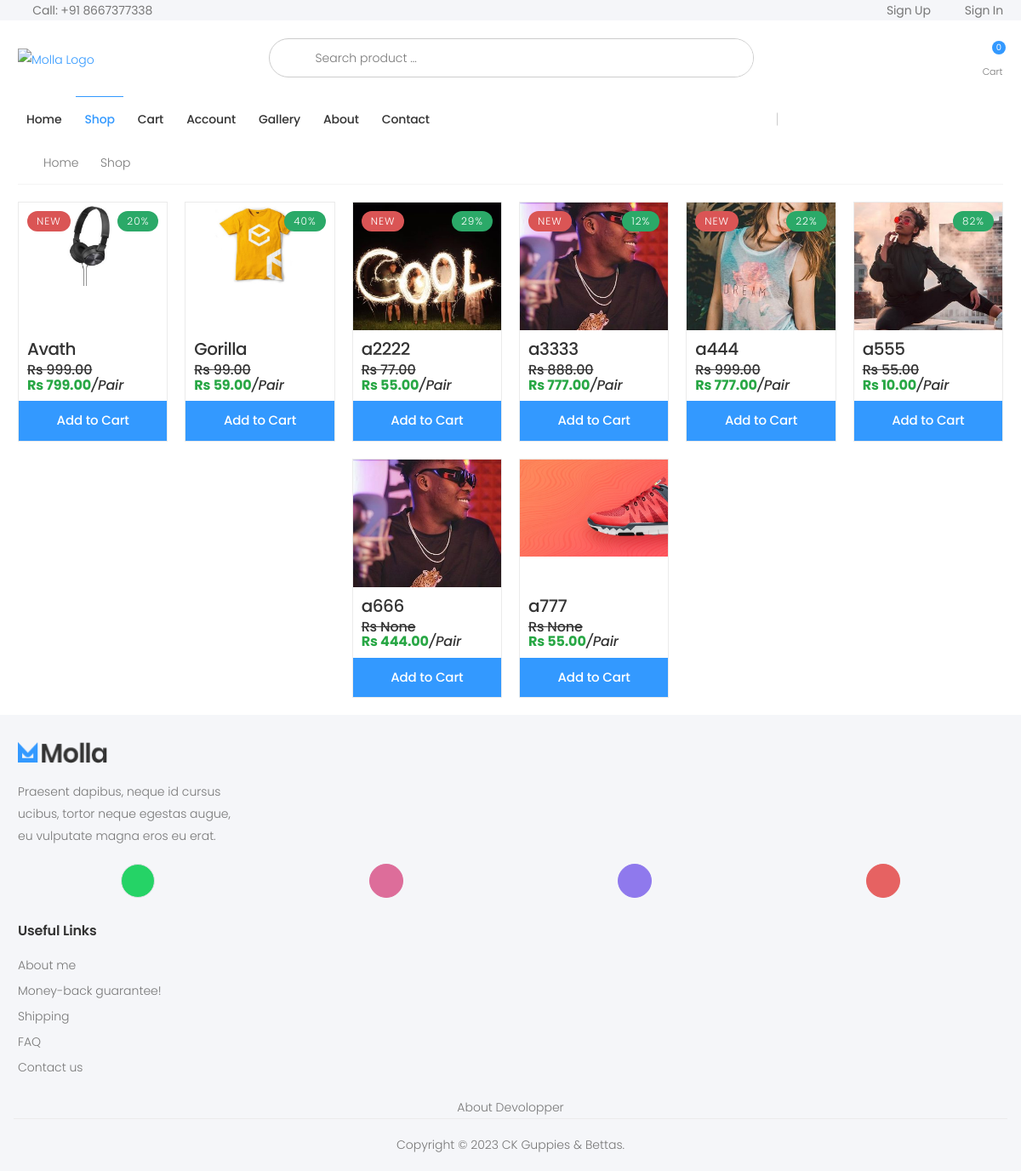
The app's page /shop/, older data.
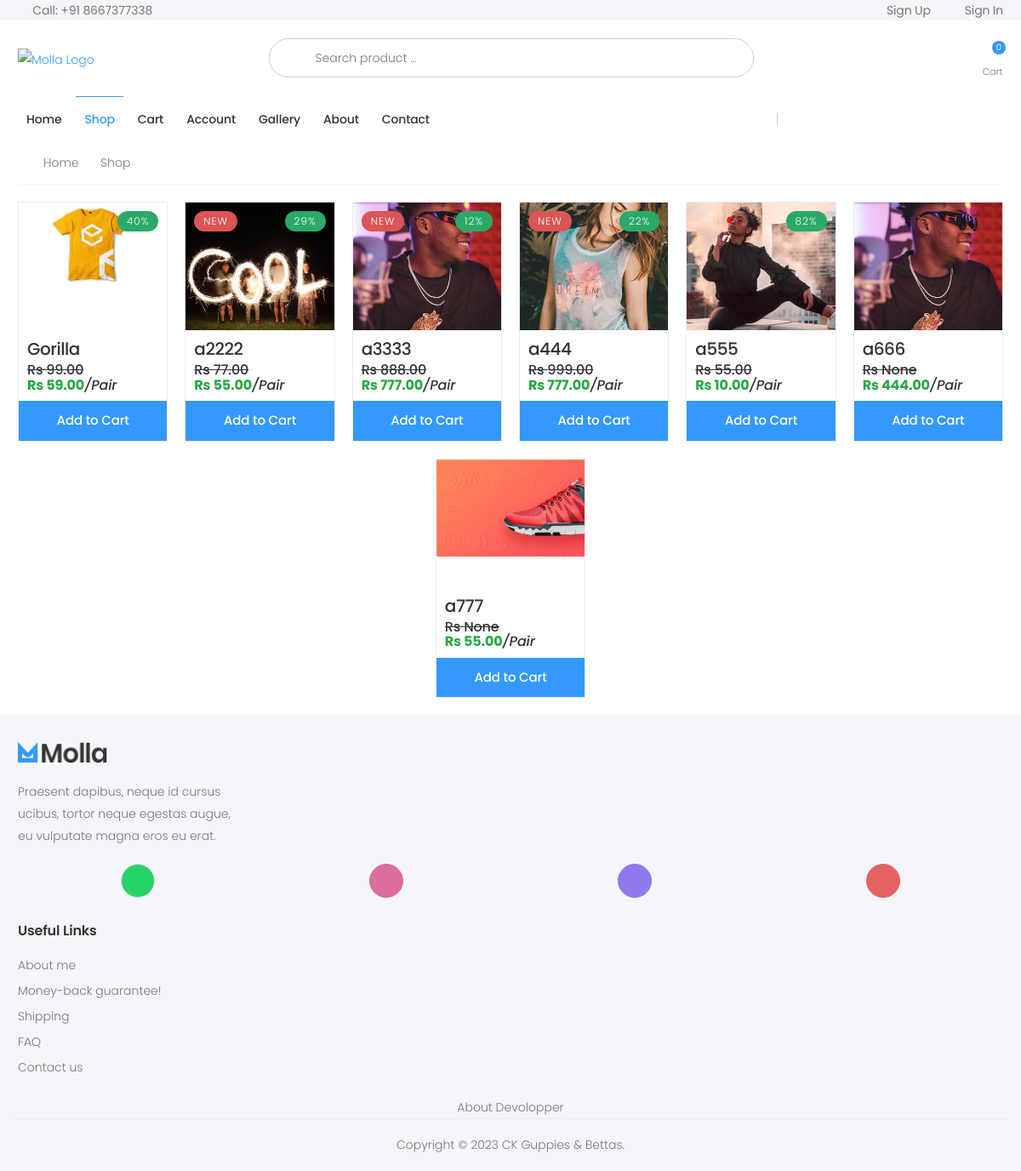
The same page, newer data.
### store/models.py (models this page shows, shortened)
class Product(models.Model):
    name = models.CharField(max_length=250, unique=True)
    slug = models.SlugField(max_length=250, unique=True)
    description = models.TextField(blank=True)
    old_price = models.DecimalField(max_digits=7, blank=True, null=True, decimal_places=2)
    new_price = models.DecimalField(max_digits=7, blank=False, decimal_places=2)
    category = models.ForeignKey(Category, on_delete=models.SET_NULL, null=True)
    image_1 = models.ImageField(upload_to='product')
    image_2 = models.ImageField(upload_to='product', blank=True)
    image_3 = models.ImageField(upload_to='product', blank=True)
    video_url = models.URLField(max_length=200, blank=True)
    stock = models.IntegerField()
    active = models.BooleanField(default=True)
    new = models.BooleanField(default=True)
    created = models.DateTimeField(auto_now_add=True)
    update = models.DateField(auto_now=True)
    def get_url(self):
        return reverse('store_app:proDetail', args=[self.category.slug, self.slug])
    def get_discounted_price(self):
        if self.old_price and self.new_price:
            diff = self.old_price - self.new_price
            discount_percentage = ((diff) / self.old_price) * 100
            percentage = int(round(discount_percentage))
            return dict(percentage=percentage, diff=diff)
        return None
    class Meta:
        ordering = ('name',)
        verbose_name = 'product'
        verbose_name_plural = 'products'

### store/views.py (the view)
# urls.py: path('shop/',views.allProductListing,name='allProductListing'),
def allProductListing(request):
    products_list = Product.objects.all().filter(active=True)
    paginator = Paginator(products_list, 14)
    try:
        page = int(request.GET.get('page', '1'))
    except:
        page = 1
    try:
        products = paginator.page(page)
    except (InvalidPage, EmptyPage):
        products = paginator.page(paginator.num_pages)
    return render(request, 'store/shop.html', {'products': products})

### store/context_processors.py (called while the page is built)
def menu_link(request): #this function don't wanna call to work, it's defined in setting to work
    links_list = Category.objects.annotate(
        num_products=Count('product', filter=Q(product__active=True, product__stock__gt=0))
    ).filter(num_products__gt=0)
    paginator3 = Paginator(links_list,8)
    try:
        page = int(request.GET.get('page', '1'))
    except:
        page = 1
    try:
        links = paginator3.page(page)
    except (InvalidPage,EmptyPage):
        links = paginator3.page(paginator3.num_pages)
    return dict(links = links)

def cart_data(request):
    data = cartData(request)
    cartItems = data['cartItems']
    return dict(cartItems = cartItems)

### store/models.py (called while the page is built)
    def get_url(self):
        return reverse('store_app:product_by_category', args=[self.slug])

### store/utils.py (called while the page is built, shortened)
def cookieCart(request):
	try:
		cart = json.loads(request.COOKIES['cart'])
	except:
		cart = {}
		print('CART:', cart)
	items = []
	order = {'get_cart_total':0, 'get_cart_items':0}
	cartItems = order['get_cart_items']
	total_price_difference = 0
	return {'cartItems':cartItems ,'order':order, 'items':items, 'total_price_difference':total_price_difference}

### store/templates/store/shop.html
{% extends 'store/Base.html' %}
{% load static %}
{% block content %}
<div class="container">
    <nav aria-label="breadcrumb" class="breadcrumb-nav mb-2">
        <div class="container-fluid">
            <ol class="breadcrumb">
                <li class="breadcrumb-item"><a href="{% url 'store_app:allProdCat' %}">Home</a></li>
                {% if offer %}
                <li class="breadcrumb-item"><a href="#">Offer</a></li>
                {% else %}
                <li class="breadcrumb-item"><a href="#">Shop</a></li>
                {% endif %}
            </ol>
        </div>
    </nav>
    <div class="products">
        <div class="row justify-content-center">
            {% for product in products.object_list %}
                <div class="col-6 col-md-4 col-lg-2">
                    <div class="product product-2">
                        <a href="{{product.get_url}}">
                            <div id="carouselExampleIndicators{{product.slug}}" class="carousel slide">
                                <div class="carousel-inner" style="height: 150px;">
                                    <div class="carousel-item active">
                                        <img src="{{ product.image_1.url }}" class="d-block w-100"
                                            alt="{{ product.name }}">
                                    </div>
                                </div>
                                {% if product.new == True %}
                                <span class="product-sale-label">NEW</span>
                                {% endif %}
                                {% if product.get_discounted_price %}
                                <span class="product-discount-label">{{ product.get_discounted_price.percentage }}%</span>
                                {% endif %}
                            </div>
                            <div class="carousel-product-info">
                                <div class="m-3">
                                    <h5 class="card-title cart-heading">{{ product.name }}</h3>
                                        <h6 class="pricing">
                                            {% if product.old_price == 0 %}
                                            <span style="color: rgb(199, 0, 85);">Only few left</span><br>
                                            {% else %}
                                            <s>Rs {{product.old_price}}</s></span><br>
                                            {% endif %}
                                            <strong class="ms-2 text-success">Rs {{ product.new_price }}</strong><i>/Pair</i>
                                        </h6>
                                </div>
                                <a href="#">
                                    <button class="btn btn-primary btn-lg btn-block add-to-cart">Add to Cart</button>
                                </a>
                            </div>
                        </a>
                    </div>
                </div>
                {% endfor %}
        </div>
    </div>
</div>
{% endblock %}

Row changes from the older to the newer data that the page shows:
no longer on this page (row edited): Product: image_1 (picture), new "NEW", get_discounted_price.percentage "20", name "Avath", old_price "999.00", new_price "799.00"
